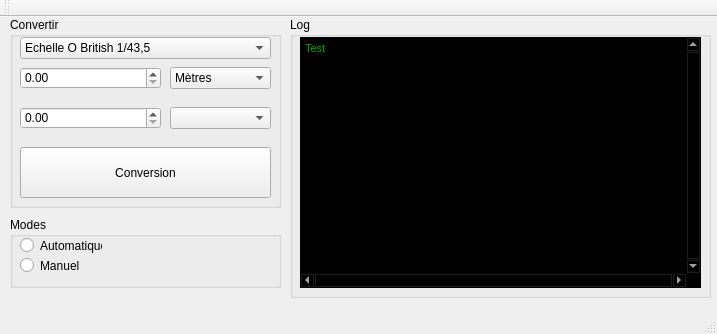
<?xml version="1.0" encoding="UTF-8"?>
<ui version="4.0">
 <class>KonversionMainWin</class>
 <widget class="QMainWindow" name="KonversionMainWin">
  <property name="geometry">
   <rect>
    <x>0</x>
    <y>0</y>
    <width>717</width>
    <height>334</height>
   </rect>
  </property>
  <property name="windowTitle">
   <string>KonversionMainWin</string>
  </property>
  <widget class="QWidget" name="centralWidget">
   <widget class="QGroupBox" name="groupBox">
    <property name="geometry">
     <rect>
      <x>10</x>
      <y>0</y>
      <width>271</width>
      <height>191</height>
     </rect>
    </property>
    <property name="title">
     <string>Convertir</string>
    </property>
    <widget class="QComboBox" name="comboBox">
     <property name="geometry">
      <rect>
       <x>160</x>
       <y>50</y>
       <width>101</width>
       <height>22</height>
      </rect>
     </property>
     <item>
      <property name="text">
       <string>Mètres</string>
      </property>
     </item>
     <item>
      <property name="text">
       <string>Centimètres</string>
      </property>
     </item>
     <item>
      <property name="text">
       <string>Millimètres</string>
      </property>
     </item>
    </widget>
    <widget class="QComboBox" name="comboBox_2">
     <property name="geometry">
      <rect>
       <x>160</x>
       <y>90</y>
       <width>101</width>
       <height>22</height>
      </rect>
     </property>
    </widget>
    <widget class="QDoubleSpinBox" name="doubleSpinBox">
     <property name="geometry">
      <rect>
       <x>10</x>
       <y>50</y>
       <width>141</width>
       <height>22</height>
      </rect>
     </property>
    </widget>
    <widget class="QDoubleSpinBox" name="doubleSpinBox_2">
     <property name="geometry">
      <rect>
       <x>10</x>
       <y>90</y>
       <width>141</width>
       <height>22</height>
      </rect>
     </property>
    </widget>
    <widget class="QComboBox" name="comboBox_3">
     <property name="geometry">
      <rect>
       <x>10</x>
       <y>20</y>
       <width>251</width>
       <height>22</height>
      </rect>
     </property>
     <item>
      <property name="text">
       <string>Echelle O British 1/43,5</string>
      </property>
     </item>
     <item>
      <property name="text">
       <string>Echelle HO 1/87,0857</string>
      </property>
     </item>
     <item>
      <property name="text">
       <string>Echelle O 1/48</string>
      </property>
     </item>
     <item>
      <property name="text">
       <string>Echelle OO 1/76</string>
      </property>
     </item>
     <item>
      <property name="text">
       <string>Echelle OO 1/80,5</string>
      </property>
     </item>
     <item>
      <property name="text">
       <string>Echelle G - Bachmann 1/20,3</string>
      </property>
     </item>
     <item>
      <property name="text">
       <string>Echelle G - LGB 1/22,5</string>
      </property>
     </item>
     <item>
      <property name="text">
       <string>Echelle 1/10</string>
      </property>
     </item>
     <item>
      <property name="text">
       <string>Echelle 1/30</string>
      </property>
     </item>
     <item>
      <property name="text">
       <string>Echelle 1/100</string>
      </property>
     </item>
    </widget>
    <widget class="QPushButton" name="pushButton">
     <property name="geometry">
      <rect>
       <x>10</x>
       <y>130</y>
       <width>251</width>
       <height>51</height>
      </rect>
     </property>
     <property name="text">
      <string>Conversion</string>
     </property>
    </widget>
   </widget>
   <widget class="QGroupBox" name="groupBox_2">
    <property name="geometry">
     <rect>
      <x>10</x>
      <y>200</y>
      <width>271</width>
      <height>71</height>
     </rect>
    </property>
    <property name="title">
     <string>Modes</string>
    </property>
    <widget class="QRadioButton" name="radioButton">
     <property name="geometry">
      <rect>
       <x>10</x>
       <y>20</y>
       <width>82</width>
       <height>17</height>
      </rect>
     </property>
     <property name="text">
      <string>Automatique</string>
     </property>
    </widget>
    <widget class="QRadioButton" name="radioButton_2">
     <property name="geometry">
      <rect>
       <x>10</x>
       <y>40</y>
       <width>82</width>
       <height>17</height>
      </rect>
     </property>
     <property name="text">
      <string>Manuel</string>
     </property>
    </widget>
   </widget>
   <widget class="QGroupBox" name="groupBox_3">
    <property name="geometry">
     <rect>
      <x>290</x>
      <y>0</y>
      <width>421</width>
      <height>281</height>
     </rect>
    </property>
    <property name="title">
     <string>Log</string>
    </property>
    <widget class="QPlainTextEdit" name="plainTextEdit">
     <property name="geometry">
      <rect>
       <x>10</x>
       <y>20</y>
       <width>401</width>
       <height>251</height>
      </rect>
     </property>
     <property name="palette">
      <palette>
       <active>
        <colorrole role="WindowText">
         <brush brushstyle="SolidPattern">
          <color alpha="255">
           <red>255</red>
           <green>255</green>
           <blue>255</blue>
          </color>
         </brush>
        </colorrole>
        <colorrole role="Button">
         <brush brushstyle="SolidPattern">
          <color alpha="255">
           <red>0</red>
           <green>0</green>
           <blue>0</blue>
          </color>
         </brush>
        </colorrole>
        <colorrole role="Light">
         <brush brushstyle="SolidPattern">
          <color alpha="255">
           <red>0</red>
           <green>0</green>
           <blue>0</blue>
          </color>
         </brush>
        </colorrole>
        <colorrole role="Midlight">
         <brush brushstyle="SolidPattern">
          <color alpha="255">
           <red>0</red>
           <green>0</green>
           <blue>0</blue>
          </color>
         </brush>
        </colorrole>
        <colorrole role="Dark">
         <brush brushstyle="SolidPattern">
          <color alpha="255">
           <red>0</red>
           <green>0</green>
           <blue>0</blue>
          </color>
         </brush>
        </colorrole>
        <colorrole role="Mid">
         <brush brushstyle="SolidPattern">
          <color alpha="255">
           <red>0</red>
           <green>0</green>
           <blue>0</blue>
          </color>
         </brush>
        </colorrole>
        <colorrole role="Text">
         <brush brushstyle="SolidPattern">
          <color alpha="255">
           <red>0</red>
           <green>170</green>
           <blue>0</blue>
          </color>
         </brush>
        </colorrole>
        <colorrole role="BrightText">
         <brush brushstyle="SolidPattern">
          <color alpha="255">
           <red>255</red>
           <green>255</green>
           <blue>255</blue>
          </color>
         </brush>
        </colorrole>
        <colorrole role="ButtonText">
         <brush brushstyle="SolidPattern">
          <color alpha="255">
           <red>255</red>
           <green>255</green>
           <blue>255</blue>
          </color>
         </brush>
        </colorrole>
        <colorrole role="Base">
         <brush brushstyle="SolidPattern">
          <color alpha="255">
           <red>0</red>
           <green>0</green>
           <blue>0</blue>
          </color>
         </brush>
        </colorrole>
        <colorrole role="Window">
         <brush brushstyle="SolidPattern">
          <color alpha="255">
           <red>0</red>
           <green>0</green>
           <blue>0</blue>
          </color>
         </brush>
        </colorrole>
        <colorrole role="Shadow">
         <brush brushstyle="SolidPattern">
          <color alpha="255">
           <red>0</red>
           <green>0</green>
           <blue>0</blue>
          </color>
         </brush>
        </colorrole>
        <colorrole role="AlternateBase">
         <brush brushstyle="SolidPattern">
          <color alpha="255">
           <red>0</red>
           <green>0</green>
           <blue>0</blue>
          </color>
         </brush>
        </colorrole>
        <colorrole role="ToolTipBase">
         <brush brushstyle="SolidPattern">
          <color alpha="255">
           <red>255</red>
           <green>255</green>
           <blue>220</blue>
          </color>
         </brush>
        </colorrole>
        <colorrole role="ToolTipText">
         <brush brushstyle="SolidPattern">
          <color alpha="255">
           <red>0</red>
           <green>0</green>
           <blue>0</blue>
          </color>
         </brush>
        </colorrole>
       </active>
       <inactive>
        <colorrole role="WindowText">
         <brush brushstyle="SolidPattern">
          <color alpha="255">
           <red>255</red>
           <green>255</green>
           <blue>255</blue>
          </color>
         </brush>
        </colorrole>
        <colorrole role="Button">
         <brush brushstyle="SolidPattern">
          <color alpha="255">
           <red>0</red>
           <green>0</green>
           <blue>0</blue>
          </color>
         </brush>
        </colorrole>
        <colorrole role="Light">
         <brush brushstyle="SolidPattern">
          <color alpha="255">
           <red>0</red>
           <green>0</green>
           <blue>0</blue>
          </color>
         </brush>
        </colorrole>
        <colorrole role="Midlight">
         <brush brushstyle="SolidPattern">
          <color alpha="255">
           <red>0</red>
           <green>0</green>
           <blue>0</blue>
          </color>
         </brush>
        </colorrole>
        <colorrole role="Dark">
         <brush brushstyle="SolidPattern">
          <color alpha="255">
           <red>0</red>
           <green>0</green>
           <blue>0</blue>
          </color>
         </brush>
        </colorrole>
        <colorrole role="Mid">
         <brush brushstyle="SolidPattern">
          <color alpha="255">
           <red>0</red>
           <green>0</green>
           <blue>0</blue>
          </color>
         </brush>
        </colorrole>
        <colorrole role="Text">
         <brush brushstyle="SolidPattern">
          <color alpha="255">
           <red>0</red>
           <green>170</green>
           <blue>0</blue>
          </color>
         </brush>
        </colorrole>
        <colorrole role="BrightText">
         <brush brushstyle="SolidPattern">
          <color alpha="255">
           <red>255</red>
           <green>255</green>
           <blue>255</blue>
          </color>
         </brush>
        </colorrole>
        <colorrole role="ButtonText">
         <brush brushstyle="SolidPattern">
          <color alpha="255">
           <red>255</red>
           <green>255</green>
           <blue>255</blue>
          </color>
         </brush>
        </colorrole>
        <colorrole role="Base">
         <brush brushstyle="SolidPattern">
          <color alpha="255">
           <red>0</red>
           <green>0</green>
           <blue>0</blue>
          </color>
         </brush>
        </colorrole>
        <colorrole role="Window">
         <brush brushstyle="SolidPattern">
          <color alpha="255">
           <red>0</red>
           <green>0</green>
           <blue>0</blue>
          </color>
         </brush>
        </colorrole>
        <colorrole role="Shadow">
         <brush brushstyle="SolidPattern">
          <color alpha="255">
           <red>0</red>
           <green>0</green>
           <blue>0</blue>
          </color>
         </brush>
        </colorrole>
        <colorrole role="AlternateBase">
         <brush brushstyle="SolidPattern">
          <color alpha="255">
           <red>0</red>
           <green>0</green>
           <blue>0</blue>
          </color>
         </brush>
        </colorrole>
        <colorrole role="ToolTipBase">
         <brush brushstyle="SolidPattern">
          <color alpha="255">
           <red>255</red>
           <green>255</green>
           <blue>220</blue>
          </color>
         </brush>
        </colorrole>
        <colorrole role="ToolTipText">
         <brush brushstyle="SolidPattern">
          <color alpha="255">
           <red>0</red>
           <green>0</green>
           <blue>0</blue>
          </color>
         </brush>
        </colorrole>
       </inactive>
       <disabled>
        <colorrole role="WindowText">
         <brush brushstyle="SolidPattern">
          <color alpha="255">
           <red>0</red>
           <green>0</green>
           <blue>0</blue>
          </color>
         </brush>
        </colorrole>
        <colorrole role="Button">
         <brush brushstyle="SolidPattern">
          <color alpha="255">
           <red>0</red>
           <green>0</green>
           <blue>0</blue>
          </color>
         </brush>
        </colorrole>
        <colorrole role="Light">
         <brush brushstyle="SolidPattern">
          <color alpha="255">
           <red>0</red>
           <green>0</green>
           <blue>0</blue>
          </color>
         </brush>
        </colorrole>
        <colorrole role="Midlight">
         <brush brushstyle="SolidPattern">
          <color alpha="255">
           <red>0</red>
           <green>0</green>
           <blue>0</blue>
          </color>
         </brush>
        </colorrole>
        <colorrole role="Dark">
         <brush brushstyle="SolidPattern">
          <color alpha="255">
           <red>0</red>
           <green>0</green>
           <blue>0</blue>
          </color>
         </brush>
        </colorrole>
        <colorrole role="Mid">
         <brush brushstyle="SolidPattern">
          <color alpha="255">
           <red>0</red>
           <green>0</green>
           <blue>0</blue>
          </color>
         </brush>
        </colorrole>
        <colorrole role="Text">
         <brush brushstyle="SolidPattern">
          <color alpha="255">
           <red>0</red>
           <green>0</green>
           <blue>0</blue>
          </color>
         </brush>
        </colorrole>
        <colorrole role="BrightText">
         <brush brushstyle="SolidPattern">
          <color alpha="255">
           <red>255</red>
           <green>255</green>
           <blue>255</blue>
          </color>
         </brush>
        </colorrole>
        <colorrole role="ButtonText">
         <brush brushstyle="SolidPattern">
          <color alpha="255">
           <red>0</red>
           <green>0</green>
           <blue>0</blue>
          </color>
         </brush>
        </colorrole>
        <colorrole role="Base">
         <brush brushstyle="SolidPattern">
          <color alpha="255">
           <red>0</red>
           <green>0</green>
           <blue>0</blue>
          </color>
         </brush>
        </colorrole>
        <colorrole role="Window">
         <brush brushstyle="SolidPattern">
          <color alpha="255">
           <red>0</red>
           <green>0</green>
           <blue>0</blue>
          </color>
         </brush>
        </colorrole>
        <colorrole role="Shadow">
         <brush brushstyle="SolidPattern">
          <color alpha="255">
           <red>0</red>
           <green>0</green>
           <blue>0</blue>
          </color>
         </brush>
        </colorrole>
        <colorrole role="AlternateBase">
         <brush brushstyle="SolidPattern">
          <color alpha="255">
           <red>0</red>
           <green>0</green>
           <blue>0</blue>
          </color>
         </brush>
        </colorrole>
        <colorrole role="ToolTipBase">
         <brush brushstyle="SolidPattern">
          <color alpha="255">
           <red>255</red>
           <green>255</green>
           <blue>220</blue>
          </color>
         </brush>
        </colorrole>
        <colorrole role="ToolTipText">
         <brush brushstyle="SolidPattern">
          <color alpha="255">
           <red>0</red>
           <green>0</green>
           <blue>0</blue>
          </color>
         </brush>
        </colorrole>
       </disabled>
      </palette>
     </property>
     <property name="font">
      <font>
       <pointsize>8</pointsize>
       <weight>50</weight>
       <bold>false</bold>
       <kerning>true</kerning>
      </font>
     </property>
     <property name="verticalScrollBarPolicy">
      <enum>Qt::ScrollBarAlwaysOn</enum>
     </property>
     <property name="horizontalScrollBarPolicy">
      <enum>Qt::ScrollBarAlwaysOn</enum>
     </property>
     <property name="plainText">
      <string>Test
</string>
     </property>
    </widget>
   </widget>
  </widget>
  <widget class="QMenuBar" name="menuBar">
   <property name="geometry">
    <rect>
     <x>0</x>
     <y>0</y>
     <width>717</width>
     <height>21</height>
    </rect>
   </property>
  </widget>
  <widget class="QToolBar" name="mainToolBar">
   <attribute name="toolBarArea">
    <enum>TopToolBarArea</enum>
   </attribute>
   <attribute name="toolBarBreak">
    <bool>false</bool>
   </attribute>
  </widget>
  <widget class="QStatusBar" name="statusBar"/>
 </widget>
 <layoutdefault spacing="6" margin="11"/>
 <resources/>
 <connections/>
</ui>
